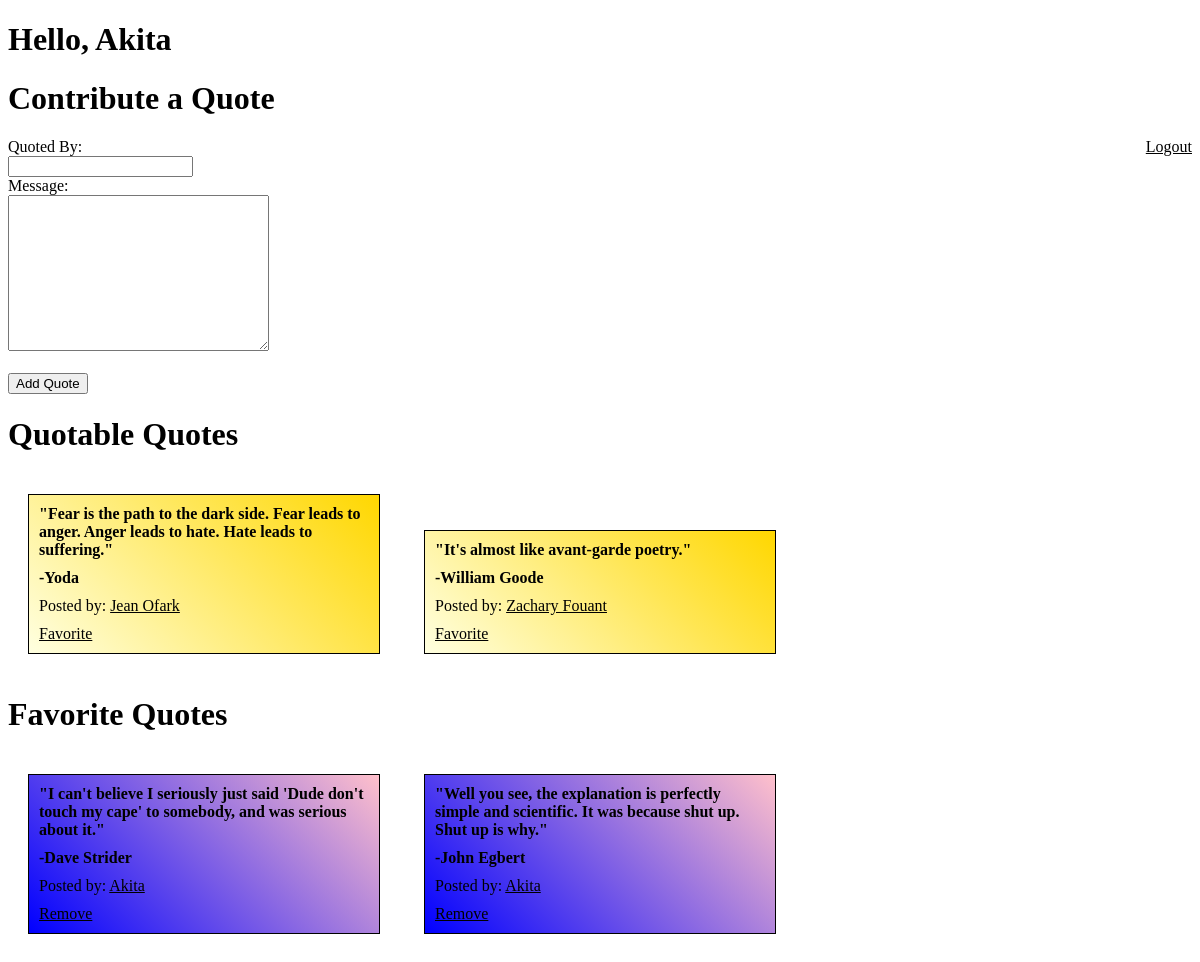
Screenshot of /quotes (signed in) with the database file from the repository.
### quotables_app/models.py (models this page shows)
class User(models.Model):
    name = models.CharField(max_length = 45)
    email = models.CharField(max_length = 45)
    password = models.CharField(max_length = 45)
    created_at = models.DateTimeField(auto_now_add=True)
    updated_at = models.DateTimeField(auto_now=True)
    objects = UserManager()

class Quote(models.Model):
    source = models.CharField(max_length = 45)
    content = models.CharField(max_length = 255)
    poster = models.ForeignKey(User,related_name="quotes",on_delete=models.CASCADE,null=True, blank=True)
    favorited = models.ManyToManyField(User, related_name="favorite_quotes")
    created_at = models.DateTimeField(auto_now_add=True)
    updated_at = models.DateTimeField(auto_now=True)
    objects = QuoteManager()

### quotables_app/views.py (the view)
# urls.py: path('quotes',views.quotes),
def quotes(request):
    user = User.objects.get(id = request.session['id'])
    quote = Quote.objects.exclude(favorited = user).all
    favorite = Quote.objects.filter(favorited = user) #I only want quotes favorited by this user
    context = {
        "user": user,
        "quote": quote,
        "favorite": favorite
    }
    return render(request, "quotes.html", context)

### quotables_app/templates/quotes.html (shortened to what this page needs)
<!DOCTYPE html>
<html lang="en">
    <head>
    </head>
    <body>
        <h1>Hello, {{user.name}}</h1>
        <h1>Contribute a Quote</h1>
        <a id="logout" href="/logout">Logout</a>
        <form action="/add_quote" method="post"> {% csrf_token %}
            <label for="source">Quoted By: </label><br>
            <input type="text" name="source" id=""><br>
            <label for="content">Message: </label><br>
            <textarea name="content" id="" cols="30" rows="10"></textarea><br><br>
            <input type="submit" value="Add Quote">
        </form>
        <h1>Quotable Quotes</h1>
        {% for q in quote %}
            <div class="quote_box">
                <p id="source">"{{q.content}}"</p>
                <p id="content">-{{q.source}}</p>
                <div class="bottom_links">Posted by: <a href="/users/{{q.poster.id}}">{{q.poster.name}}</a></div>
                <div class="bottom_links">
                    <a href="/add_favorite/{{q.id}}">Favorite</a>
                </div>
            </div>
            {% endfor %}
        <h1>Favorite Quotes</h1>
        {% for f in favorite %}
            <div class="fave_box">
                <p id="source">"{{f.content}}"</p>
                <p id="content">-{{f.source}}</p>
                <div class="bottom_links">Posted by: <a href="/users/{{f.poster.id}}">{{f.poster.name}}</a></div>
                <div class="bottom_links">
                    <a href="/remove_favorite/{{f.id}}">Remove</a>
                </div>
            </div>
            {% endfor %}
    </body>
</html>

### quotables_app/templates/quotes.html (style rules this page uses)
.quote_box, .fave_box { border: 1px solid black; width: 350px; margin: 20px; display: inline-block; }
.quote_box { background-image: linear-gradient(45deg, lightyellow, gold) }
.bottom_links { margin: 10px; }
#source, #content { font-weight: bold; margin: 10px; }
.fave_box { background-image: linear-gradient(45deg, blue, pink) }
a { color: black; }
#logout { float: right; }

### rows the page displays
User: name "Akita"
Quote: content "Fear is the path to the dark side. Fear leads to anger. Anger leads to hate. Hate leads to suffering.", source "Yoda", poster.name "Jean Ofark"
Quote: content "It's almost like avant-garde poetry.", source "William Goode", poster.name "Zachary Fouant"
Quote: content "I can't believe I seriously just said 'Dude don't touch my cape' to somebody, and was serious about it.", source "Dave Strider", poster.name "Akita"
Quote: content "Well you see, the explanation is perfectly simple and scientific. It was because shut up. Shut up is why.", source "John Egbert", poster.name "Akita"
